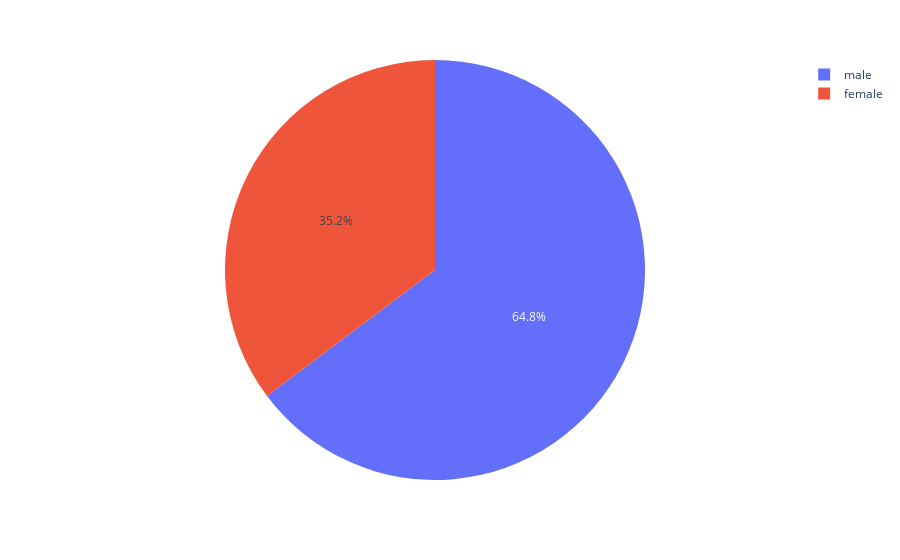

This figure's notebook cell:
### Code cell


### Figure 1 — Plotly figure (JSON) as saved in the notebook; plotly's stock layout.template omitted (floating-point values rounded to 4 significant figures)
{"data": [{"domain": {"x": [0, 1], "y": [0, 1]}, "hovertemplate": "Sex=%{label}<br>count=%{value}<extra></extra>", "labels": ["male", "female"], "legendgroup": "", "name": "", "showlegend": true, "type": "pie", "values": [577, 314]}], "layout": {"legend": {"tracegroupgap": 0}, "margin": {"t": 60}}}
